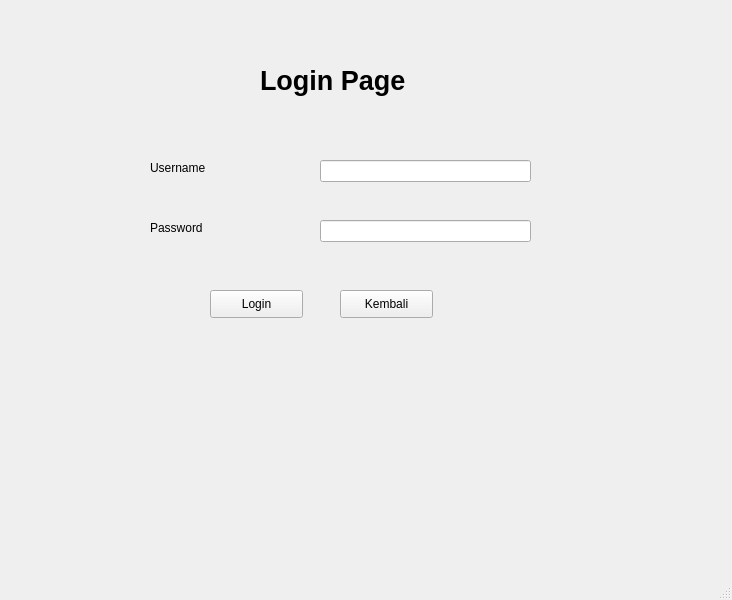
<?xml version="1.0" encoding="UTF-8"?>
<ui version="4.0">
 <class>MainWindow</class>
 <widget class="QMainWindow" name="MainWindow">
  <property name="geometry">
   <rect>
    <x>0</x>
    <y>0</y>
    <width>732</width>
    <height>600</height>
   </rect>
  </property>
  <property name="windowTitle">
   <string>MainWindow</string>
  </property>
  <widget class="QWidget" name="centralwidget">
   <widget class="QLabel" name="label">
    <property name="geometry">
     <rect>
      <x>190</x>
      <y>50</y>
      <width>51</width>
      <height>51</height>
     </rect>
    </property>
    <property name="font">
     <font>
      <pointsize>18</pointsize>
      <weight>75</weight>
      <bold>true</bold>
     </font>
    </property>
    <property name="text">
     <string/>
    </property>
    <property name="pixmap">
     <pixmap>../icon/login user.png</pixmap>
    </property>
    <property name="scaledContents">
     <bool>true</bool>
    </property>
   </widget>
   <widget class="QLabel" name="label_2">
    <property name="geometry">
     <rect>
      <x>150</x>
      <y>160</y>
      <width>61</width>
      <height>16</height>
     </rect>
    </property>
    <property name="text">
     <string>Username</string>
    </property>
   </widget>
   <widget class="QLabel" name="label_3">
    <property name="geometry">
     <rect>
      <x>150</x>
      <y>220</y>
      <width>61</width>
      <height>16</height>
     </rect>
    </property>
    <property name="text">
     <string>Password</string>
    </property>
   </widget>
   <widget class="QLineEdit" name="lineEdit">
    <property name="geometry">
     <rect>
      <x>320</x>
      <y>160</y>
      <width>211</width>
      <height>22</height>
     </rect>
    </property>
   </widget>
   <widget class="QLineEdit" name="lineEdit_2">
    <property name="geometry">
     <rect>
      <x>320</x>
      <y>220</y>
      <width>211</width>
      <height>22</height>
     </rect>
    </property>
   </widget>
   <widget class="QPushButton" name="pushButton">
    <property name="geometry">
     <rect>
      <x>210</x>
      <y>290</y>
      <width>93</width>
      <height>28</height>
     </rect>
    </property>
    <property name="text">
     <string>Login</string>
    </property>
    <property name="icon">
     <iconset>
      <normaloff>../icon/login.png</normaloff>../icon/login.png</iconset>
    </property>
   </widget>
   <widget class="QPushButton" name="pushButton_2">
    <property name="geometry">
     <rect>
      <x>340</x>
      <y>290</y>
      <width>93</width>
      <height>28</height>
     </rect>
    </property>
    <property name="text">
     <string>Kembali</string>
    </property>
    <property name="icon">
     <iconset>
      <normaloff>../icon/close.png</normaloff>../icon/close.png</iconset>
    </property>
   </widget>
   <widget class="QLabel" name="label_4">
    <property name="geometry">
     <rect>
      <x>260</x>
      <y>60</y>
      <width>191</width>
      <height>41</height>
     </rect>
    </property>
    <property name="font">
     <font>
      <pointsize>20</pointsize>
      <weight>75</weight>
      <bold>true</bold>
     </font>
    </property>
    <property name="text">
     <string>Login Page</string>
    </property>
   </widget>
  </widget>
  <widget class="QMenuBar" name="menubar">
   <property name="geometry">
    <rect>
     <x>0</x>
     <y>0</y>
     <width>732</width>
     <height>26</height>
    </rect>
   </property>
  </widget>
  <widget class="QStatusBar" name="statusbar"/>
 </widget>
 <resources/>
 <connections/>
</ui>
